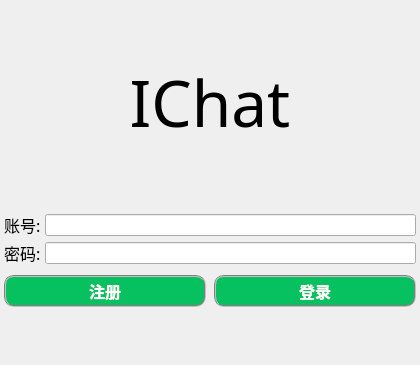
<?xml version="1.0" encoding="UTF-8"?>
<ui version="4.0">
 <class>Client</class>
 <widget class="QMainWindow" name="Client">
  <property name="geometry">
   <rect>
    <x>0</x>
    <y>0</y>
    <width>420</width>
    <height>365</height>
   </rect>
  </property>
  <property name="windowTitle">
   <string>Design by Snipe</string>
  </property>
  <widget class="QWidget" name="centralwidget">
   <layout class="QVBoxLayout" name="verticalLayout">
    <property name="spacing">
     <number>6</number>
    </property>
    <property name="leftMargin">
     <number>0</number>
    </property>
    <property name="topMargin">
     <number>0</number>
    </property>
    <property name="rightMargin">
     <number>0</number>
    </property>
    <property name="bottomMargin">
     <number>0</number>
    </property>
    <item>
     <layout class="QHBoxLayout" name="horizontalLayout"/>
    </item>
    <item>
     <spacer name="verticalSpacer">
      <property name="orientation">
       <enum>Qt::Vertical</enum>
      </property>
      <property name="sizeHint" stdset="0">
       <size>
        <width>20</width>
        <height>45</height>
       </size>
      </property>
     </spacer>
    </item>
    <item>
     <widget class="QLabel" name="label_3">
      <property name="font">
       <font>
        <family>Microsoft YaHei</family>
        <pointsize>48</pointsize>
       </font>
      </property>
      <property name="text">
       <string>IChat</string>
      </property>
      <property name="alignment">
       <set>Qt::AlignCenter</set>
      </property>
     </widget>
    </item>
    <item>
     <spacer name="verticalSpacer_2">
      <property name="orientation">
       <enum>Qt::Vertical</enum>
      </property>
      <property name="sizeHint" stdset="0">
       <size>
        <width>20</width>
        <height>11</height>
       </size>
      </property>
     </spacer>
    </item>
    <item>
     <layout class="QGridLayout" name="gridLayout" rowstretch="0,0">
      <property name="leftMargin">
       <number>4</number>
      </property>
      <property name="topMargin">
       <number>4</number>
      </property>
      <property name="rightMargin">
       <number>4</number>
      </property>
      <property name="bottomMargin">
       <number>4</number>
      </property>
      <property name="spacing">
       <number>4</number>
      </property>
      <item row="0" column="0">
       <widget class="QLabel" name="label">
        <property name="font">
         <font>
          <family>Agency FB</family>
          <pointsize>12</pointsize>
         </font>
        </property>
        <property name="text">
         <string>账号:</string>
        </property>
       </widget>
      </item>
      <item row="1" column="0">
       <widget class="QLabel" name="label_2">
        <property name="font">
         <font>
          <family>Agency FB</family>
          <pointsize>12</pointsize>
         </font>
        </property>
        <property name="text">
         <string>密码:</string>
        </property>
       </widget>
      </item>
      <item row="1" column="1">
       <widget class="QLineEdit" name="pwd"/>
      </item>
      <item row="0" column="1">
       <widget class="QLineEdit" name="name"/>
      </item>
     </layout>
    </item>
    <item>
     <layout class="QHBoxLayout" name="horizontalLayout_2">
      <property name="spacing">
       <number>8</number>
      </property>
      <property name="leftMargin">
       <number>4</number>
      </property>
      <property name="topMargin">
       <number>0</number>
      </property>
      <property name="rightMargin">
       <number>4</number>
      </property>
      <property name="bottomMargin">
       <number>0</number>
      </property>
      <item>
       <widget class="QPushButton" name="register_2">
        <property name="font">
         <font>
          <family>Agency FB</family>
          <pointsize>12</pointsize>
          <weight>75</weight>
          <bold>true</bold>
          <stylestrategy>PreferDefault</stylestrategy>
         </font>
        </property>
        <property name="styleSheet">
         <string notr="true">background-color: rgb(7, 193, 96);
color: rgb(255, 255, 255);
border:2px groove gray;border-radius:10px;padding:2px 4px;</string>
        </property>
        <property name="text">
         <string>注册</string>
        </property>
       </widget>
      </item>
      <item>
       <widget class="QPushButton" name="login">
        <property name="font">
         <font>
          <family>Agency FB</family>
          <pointsize>12</pointsize>
          <weight>75</weight>
          <bold>true</bold>
         </font>
        </property>
        <property name="styleSheet">
         <string notr="true">background-color: rgb(7, 193, 96);
color: rgb(255, 255, 255);
border:2px groove gray;border-radius:10px;padding:2px 4px;</string>
        </property>
        <property name="text">
         <string>登录</string>
        </property>
       </widget>
      </item>
     </layout>
    </item>
    <item>
     <spacer name="verticalSpacer_3">
      <property name="orientation">
       <enum>Qt::Vertical</enum>
      </property>
      <property name="sizeHint" stdset="0">
       <size>
        <width>20</width>
        <height>11</height>
       </size>
      </property>
     </spacer>
    </item>
   </layout>
  </widget>
 </widget>
 <resources/>
 <connections/>
</ui>
